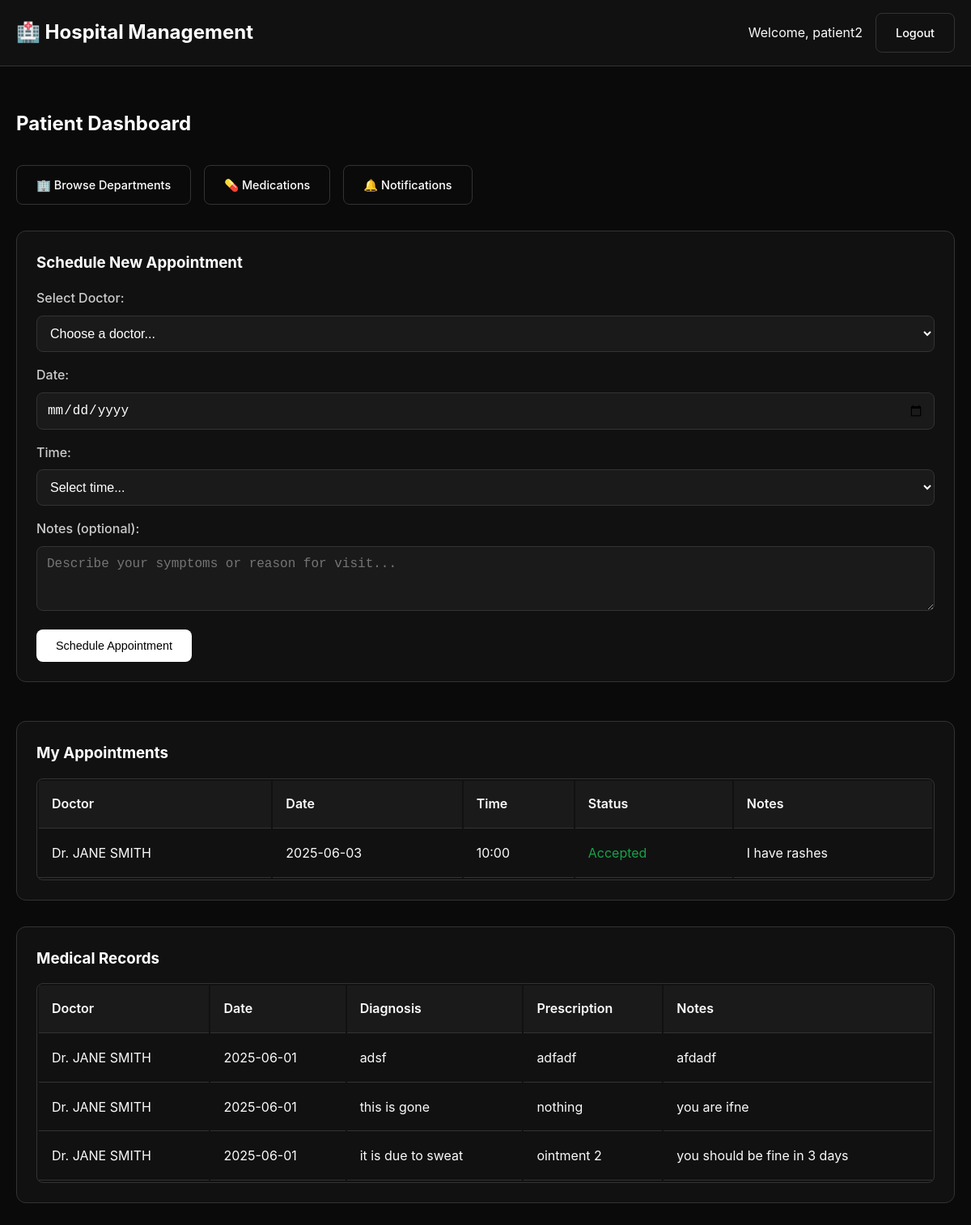
The page /patient/dashboard (signed in) on the database its author committed.
### tables this page shows
CREATE TABLE appointments (
            id INTEGER PRIMARY KEY AUTOINCREMENT,
            patient_id INTEGER NOT NULL,
            doctor_id INTEGER NOT NULL,
            appointment_date DATE NOT NULL,
            appointment_time TEXT NOT NULL,
            status TEXT DEFAULT 'pending',
            notes TEXT,
            created_at TIMESTAMP DEFAULT CURRENT_TIMESTAMP,
            FOREIGN KEY (patient_id) REFERENCES users (id),
            FOREIGN KEY (doctor_id) REFERENCES users (id)
        );

CREATE TABLE users (
            id INTEGER PRIMARY KEY AUTOINCREMENT,
            email TEXT UNIQUE NOT NULL,
            password_hash TEXT NOT NULL,
            name TEXT NOT NULL,
            user_type TEXT NOT NULL,
            phone TEXT,
            specialization TEXT,
            created_at TIMESTAMP DEFAULT CURRENT_TIMESTAMP
        );

CREATE TABLE medical_records (
            id INTEGER PRIMARY KEY AUTOINCREMENT,
            appointment_id INTEGER NOT NULL,
            patient_id INTEGER NOT NULL,
            doctor_id INTEGER NOT NULL,
            diagnosis TEXT,
            prescription TEXT,
            notes TEXT,
            created_at TIMESTAMP DEFAULT CURRENT_TIMESTAMP,
            FOREIGN KEY (appointment_id) REFERENCES appointments (id),
            FOREIGN KEY (patient_id) REFERENCES users (id),
            FOREIGN KEY (doctor_id) REFERENCES users (id)
        );

### app.py (the view)
@app.route('/patient/dashboard')
@patient_required
def patient_dashboard():
    conn = sqlite3.connect('hospital.db')
    cursor = conn.cursor()
    cursor.execute('SELECT id, name, specialization FROM users WHERE user_type = "doctor"')
    doctors = cursor.fetchall()
    cursor.execute('''
        SELECT a.id, d.name, a.appointment_date, a.appointment_time, a.status, a.notes
        FROM appointments a
        JOIN users d ON a.doctor_id = d.id
        WHERE a.patient_id = ?
        ORDER BY a.appointment_date DESC, a.appointment_time DESC
    ''', (session['user_id'],))
    appointments = cursor.fetchall()
    cursor.execute('''
        SELECT m.id, d.name, m.diagnosis, m.prescription, m.notes, m.created_at
        FROM medical_records m
        JOIN users d ON m.doctor_id = d.id
        WHERE m.patient_id = ?
        ORDER BY m.created_at DESC
    ''', (session['user_id'],))
    medical_records = cursor.fetchall()
    cursor.execute('SELECT COUNT(*) FROM notifications WHERE user_id = ? AND is_read = 0', (session['user_id'],))
    unread_notifications = cursor.fetchone()[0]
    conn.close()
    return render_template('patient_dashboard.html',
                         doctors=doctors,
                         appointments=appointments,
                         medical_records=medical_records,
                         unread_notifications=unread_notifications)

### app.py (called while the page is built)
def patient_required(f):
    @wraps(f)
    def decorated_function(*args, **kwargs):
        if 'user_id' not in session or session.get('user_type') != 'patient':
            flash('Access denied. Patient privileges required.')
            return redirect(url_for('login'))
        return f(*args, **kwargs)
    return decorated_function

### templates/patient_dashboard.html (shortened to what this page needs)
{% extends "base.html" %}
{% block content %}
<h2 style="margin-bottom: 2rem; color: #fff;">Patient Dashboard</h2>
<div style="display: flex; gap: 1rem; margin-bottom: 2rem;">
    <a href="{{ url_for('view_departments') }}" class="btn btn-secondary">🏢 Browse Departments</a>
    <a href="{{ url_for('view_medications') }}" class="btn btn-secondary">💊 Medications</a>
    <a href="{{ url_for('get_notifications') }}" class="btn btn-secondary" style="position: relative;">
        🔔 Notifications
    </a>
</div>
<div class="grid">
    <div class="card">
        <h3>Schedule New Appointment</h3>
        <form method="POST" action="{{ url_for('schedule_appointment') }}">
            <div class="form-group">
                <label for="doctor_id">Select Doctor:</label>
                <select id="doctor_id" name="doctor_id" class="form-control" required>
                    <option value="">Choose a doctor...</option>
                </select>
            </div>
            <div class="form-group">
                <label for="appointment_date">Date:</label>
                <input type="date" id="appointment_date" name="appointment_date" class="form-control" required>
            </div>
            <div class="form-group">
                <label for="appointment_time">Time:</label>
                <select id="appointment_time" name="appointment_time" class="form-control" required>
                    <option value="">Select time...</option>
                </select>
            </div>
            <div class="form-group">
                <label for="notes">Notes (optional):</label>
                <textarea id="notes" name="notes" class="form-control" rows="3" placeholder="Describe your symptoms or reason for visit..."></textarea>
            </div>
            <button type="submit" class="btn">Schedule Appointment</button>
        </form>
    </div>
</div>
<div class="card" style="margin-top: 2rem;">
    <h3>My Appointments</h3>
    {% if appointments %}
    <div style="overflow-x: auto;">
        <table class="table">
            <thead>
                <tr>
                    <th>Doctor</th>
                    <th>Date</th>
                    <th>Time</th>
                    <th>Status</th>
                    <th>Notes</th>
                </tr>
            </thead>
            <tbody>
                {% for appointment in appointments %}
                <tr>
                    <td>Dr. {{ appointment[1] }}</td>
                    <td>{{ appointment[2] }}</td>
                    <td>{{ appointment[3] }}</td>
                    <td><span class="status-{{ appointment[4] }}">{{ appointment[4].title() }}</span></td>
                    <td>{{ appointment[5] or '-' }}</td>
                </tr>
                {% endfor %}
            </tbody>
        </table>
    </div>
    {% else %}
    <p style="color: #ccc;">No appointments scheduled yet.</p>
    {% endif %}
</div>
<div class="card" style="margin-top: 2rem;">
    <h3>Medical Records</h3>
    {% if medical_records %}
    <div style="overflow-x: auto;">
        <table class="table">
            <thead>
                <tr>
                    <th>Doctor</th>
                    <th>Date</th>
                    <th>Diagnosis</th>
                    <th>Prescription</th>
                    <th>Notes</th>
                </tr>
            </thead>
            <tbody>
                {% for record in medical_records %}
                <tr>
                    <td>Dr. {{ record[1] }}</td>
                    <td>{{ record[5].split()[0] }}</td>
                    <td>{{ record[2] or '-' }}</td>
                    <td>{{ record[3] or '-' }}</td>
                    <td>{{ record[4] or '-' }}</td>
                </tr>
                {% endfor %}
            </tbody>
        </table>
    </div>
    {% else %}
    <p style="color: #ccc;">No medical records yet.</p>
    {% endif %}
</div>
{% endblock %}

### templates/base.html (style rules this page uses)
* { margin: 0; padding: 0; box-sizing: border-box; }
body { font-family: -apple-system, BlinkMacSystemFont, 'Segoe UI', Roboto, Oxygen, Ubuntu, sans-serif; background: #0a0a0a; color: #fafafa; line-height: 1.6; min-height: 100vh; }
.btn { background: #fff; color: #000; border: none; padding: 0.75rem 1.5rem; border-radius: 8px; text-decoration: none; font-weight: 500; cursor: pointer; transition: all 0.2s ease; display: inline-block; font-size: 0.9rem; }
.btn-secondary { background: transparent; color: #fff; border: 1px solid #333; }
.form-group { margin-bottom: 1rem; }
.form-group label { display: block; margin-bottom: 0.5rem; color: #ccc; font-weight: 500; }
.form-control { width: 100%; padding: 0.75rem; background: #1a1a1a; border: 1px solid #333; border-radius: 8px; color: #fff; font-size: 1rem; }
.card { background: #111; border: 1px solid #333; border-radius: 12px; padding: 1.5rem; margin-bottom: 1rem; }
.card h3 { margin-bottom: 1rem; color: #fff; }
.grid { display: grid; gap: 1rem; grid-template-columns: repeat(auto-fit, minmax(300px, 1fr)); }
.table { width: 100%; background: #111; border-radius: 8px; overflow: hidden; border: 1px solid #333; }
.table th, .table td { padding: 1rem; text-align: left; border-bottom: 1px solid #333; }
.table th { background: #1a1a1a; font-weight: 600; }
.status-accepted { color: #16a34a; }

### rows shown on the page
appointments: name "JANE SMITH", appointment_date "2025-06-03", appointment_time "10:00", status "Accepted", notes "I have rashes"
medical_records: name "JANE SMITH", created_at "2025-06-01", diagnosis "adsf", prescription "adfadf", notes "afdadf"
medical_records: name "JANE SMITH", created_at "2025-06-01", diagnosis "this is gone", prescription "nothing", notes "you are ifne"
medical_records: name "JANE SMITH", created_at "2025-06-01", diagnosis "it is due to sweat", prescription "ointment 2", notes "you should be fine in 3 days"

### other values the page prints
{{ session.user_name }} "patient2"
